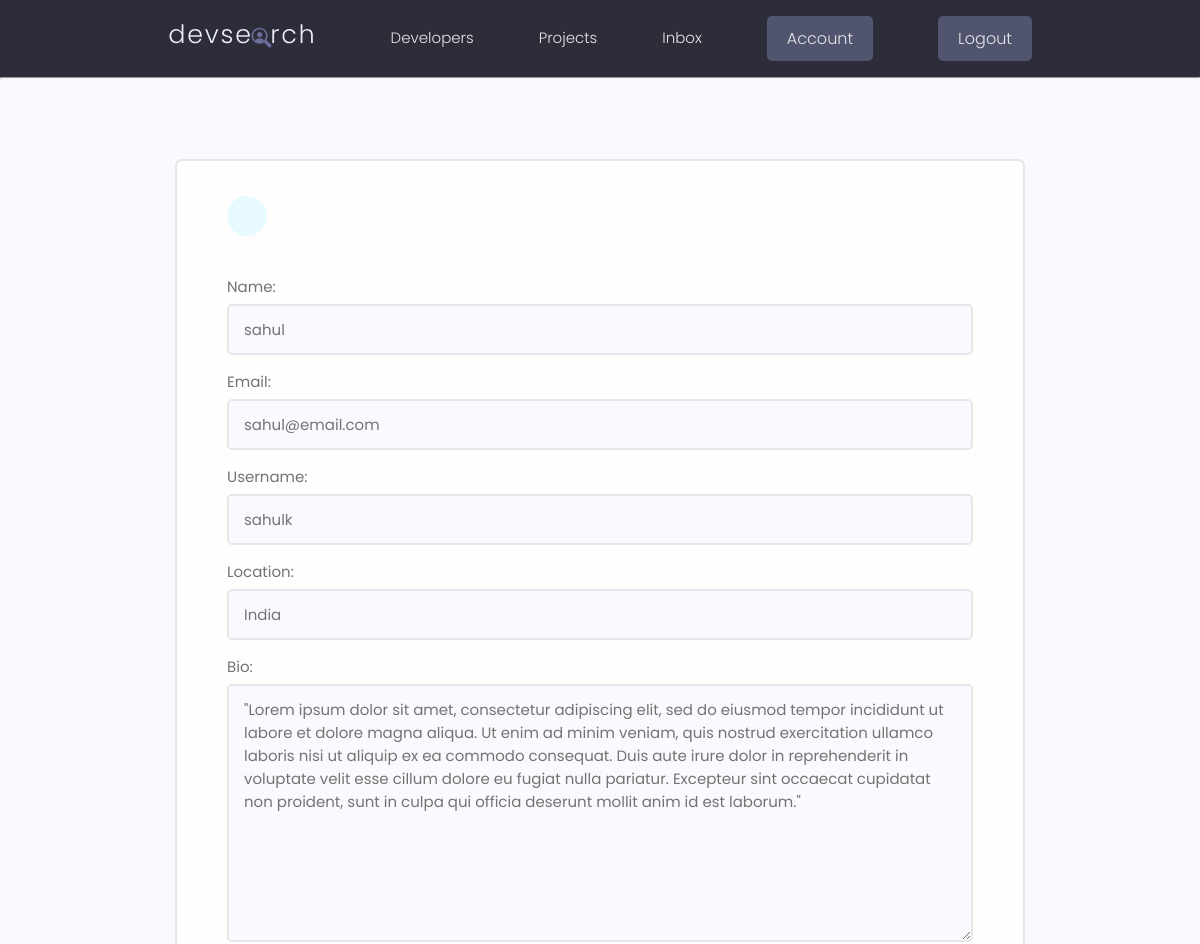
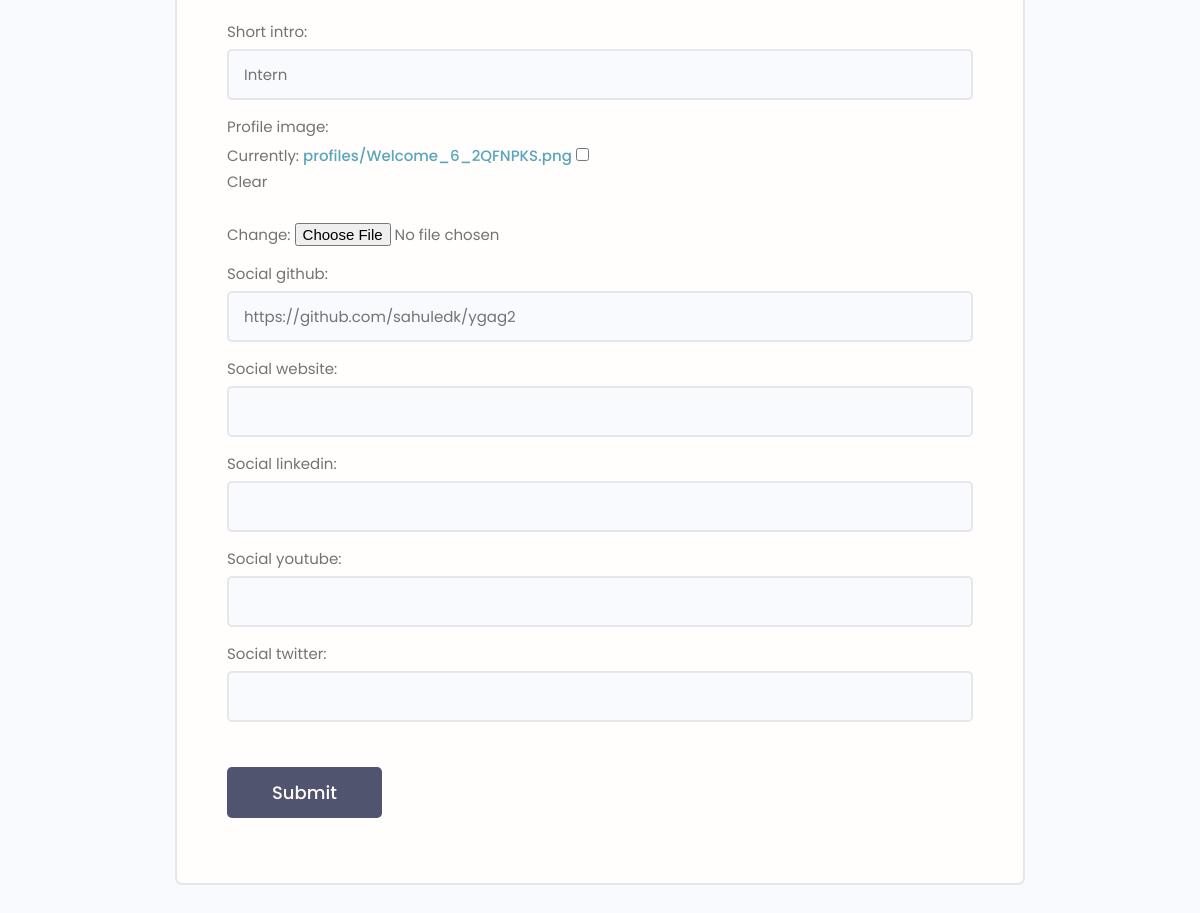
Page /edit-profile/ (signed in) on the committed database (2 pictures, top to bottom).
### users/models.py (models this page shows, shortened)
class Profile(models.Model):
    user = models.OneToOneField(User, on_delete=models.CASCADE,null=True,blank=True)
    name = models.CharField(max_length=200,null=True,blank=True)
    username = models.CharField(unique=True,max_length=200,null=True,blank=True)
    location = models.CharField(max_length=200,null=True,blank=True)
    email = models.EmailField(max_length=200,null=True,blank=True)
    short_intro = models.CharField(max_length=200,null=True,blank=True)
    bio = models.TextField(null=True,blank=True)
    profile_image = models.ImageField(blank=True, null=True, upload_to='profiles/', default='profiles/user-default.png')
    social_github = models.CharField(max_length=200,null=True,blank=True)
    social_youtube = models.CharField(max_length=200,null=True,blank=True)
    social_website = models.CharField(max_length=200,null=True,blank=True)
    social_linkedin = models.CharField(max_length=200,null=True,blank=True)
    social_twitter = models.CharField(max_length=200,null=True,blank=True)
    created = models.DateTimeField(auto_now_add=True)
    id = models.UUIDField(default=uuid.uuid4, unique=True, primary_key=True, editable=False )

### users/views.py (the view)
# urls.py: path('edit-profile/',views.editProfile, name="edit-profile"),
@login_required(login_url="login")
def editProfile(request):
    profile = request.user.profile
    form = profileForm(instance=profile)
    if request.method=="POST":
        form = profileForm(request.POST, request.FILES, instance=profile)
        if form.is_valid:
            form.save()
            return redirect('account')
    context = {'form': form}
    return render(request, 'users/profile-form.html', context)

### users/forms.py
class profileForm(ModelForm):
    class Meta:
        model = Profile
        fields = ['name', 'email', 'username', 'location', 'bio',
         'short_intro', 'profile_image', 'social_github', 'social_website',
         'social_linkedin', 'social_youtube', 'social_twitter' ]
    def __init__(self, *args, **kwargs):
        super(profileForm, self).__init__(*args, **kwargs)
        for name, field in self.fields.items():
            field.widget.attrs.update({'class': 'input'})

### users/templates/users/profile-form.html (shortened to what this page needs)
{% extends 'main.html' %}
{% block content %}
<main class="formPage my-xl">
    <div class="content-box">
        <div class="formWrapper">
            <a class="backButton" href="{% url 'account' %}"></a>
            <br>
            <form class="form" method="POST" action="{% url 'edit-profile' %}" enctype="multipart/form-data">
                {% for field in form %}
                <div class="form__field">
                    <label for="formInput#text">{{field.label}}: </label>
                    {{field}}
                </div>
                {% endfor %}
                <input class="btn btn--sub btn--lg  my-md" type="submit" value="Submit" />
            </form>
        </div>
    </div>
</main>
{% endblock content %}

### static/styles/app.css (style rules this page uses)
:root { --color-sub: #2d2d39; }
.btn--sub { background-color: var(--color-sub-light); }
.content-box { width: 95%; max-width: 85rem; margin: 0 auto; }
.backButton { background: var(--color-main-light); color: var(--color-main); width: 4rem; height: 4rem; display: flex; align-items: center; justify-content: center; border-radius: 50%; }
.formPage .formWrapper { list-style: none; background: var(--color-white); padding: 3.5rem 5rem; border: 2px solid var(--color-light); border-radius: 0.7rem; }

### static/uikit/styles/modules/_variables.css (style rules this page uses)
:root { --color-main: #5aa5b9; --color-main-light: #e6faff; --color-sub: #3f4156; --color-sub-light: #51546e; --color-sub-lighter: #ededfd; --color-text: #737373; --color-gray: #8b8b8b; --color-light: #e5e7eb; --color-light-gray: #767676; --color-bg: #f8fafd; --color-white: #fffefd; --color-white-light: #f3f3f3; --color-success: #359e64; --color-success-bg: #def8e8; --color-error: #fc4b0b; --color-error-bg: #fff2ee; --font-base: 'Poppins', arial, helvetica, 'Segoe UI', roboto, ubuntu, sans-serif; --font-monospace: 'Fira Code', 'Courier New', courier, monospace; --font-regular: 300; --font-medium: 500; --font-bold: 700; --generic-shadow: 1px 1px 5px #00000010; --generic-transition: all 0.3s ease-in-out; }

### static/uikit/styles/modules/_base.css (style rules this page uses)
* { margin: 0; padding: 0; box-sizing: border-box; text-rendering: optimizeLegibility; color: inherit; font-size: inherit; }
html { font-size: 50%; }
@media only screen and (min-width: 480px) { html { font-size: 56.25%; } }
@media only screen and (min-width: 1200px) { html { font-size: 62.5%; } }
body { line-height: 1.6; font-weight: 400; font-size: 1.5rem; color: var(--color-text); background-color: var(--color-bg); min-height: 100vh; }

### static/uikit/styles/modules/_typography.css (style rules this page uses)
* { font-family: var(--font-base); }
a { padding-bottom: 2px; text-decoration: none; display: inline-block; color: var(--color-main); font-weight: var(--font-medium); }

### static/uikit/styles/modules/_utilities.css (style rules this page uses)
.my-md { margin: 3rem auto; }
.my-xl { margin: 8rem auto; }

### static/uikit/styles/modules/_button.css (style rules this page uses)
.btn { display: inline-block; position: relative; cursor: pointer; background-color: var(--color-light); font-weight: var(--font-medium); color: var(--color-sub); text-decoration: none; padding: 1rem 2rem; border-radius: 0.5rem; border: none; width: -webkit-fit-content; width: -moz-fit-content; width: fit-content; height: -webkit-fit-content; height: -moz-fit-content; height: fit-content; font-size: 1.6rem; outline-width: 0; outline-color: transparent; -webkit-backface-visibility: hidden; backface-visibility: hidden; transition: all 0.3s ease-in-out; }
.btn--sub { background-color: var(--color-sub); color: var(--color-white); }
.btn--lg { font-size: 1.8rem; padding: 1.2rem 4.5rem; }

### static/uikit/styles/modules/_form.css (style rules this page uses)
.form { display: block; }
.form__field { margin-top: 1.5rem; margin-bottom: 1.5rem; }
.form__label, .form__field > label { display: block; margin-bottom: 0.5rem; color: var(--color-text); }
input.input[type='text'], input.input[type='email'], input.input[type='password'], input.input[type='number'], select.input, textarea.input { min-width: 24rem; width: 100%; padding: 1.2rem 1.5rem; border-radius: 0.5rem; border: 2px solid var(--color-light); transition: all 0.3s ease-in-out; background-color: var(--color-bg); }

### rows in the picture
Profile: form "sahul" "sahul@email.com" "sahulk" "India" "\"Lorem ipsum dolor sit amet, consectetur adipiscing elit, sed do eiusmod tempor incididunt ut labore et dolore magna aliqua. Ut enim ad minim veniam, quis nostrud exercitation ullamco laboris nisi ut aliquip ex ea commodo consequat. Duis aute irure dolor in reprehenderit in voluptate velit esse cillum dolore eu fugiat nulla pariatur. Excepteur sint occaecat cupidatat non proident, sunt in culpa qui officia deserunt mollit anim id est laborum.\"" "Intern" "https://github.com/sahuledk/ygag2"

### other values in the picture
{{ field.label }} "Name" "Email" "Username" "Location" "Bio" "Short intro" "Profile image" "Social github" "Social website" "Social linkedin" "Social youtube" "Social twitter"
